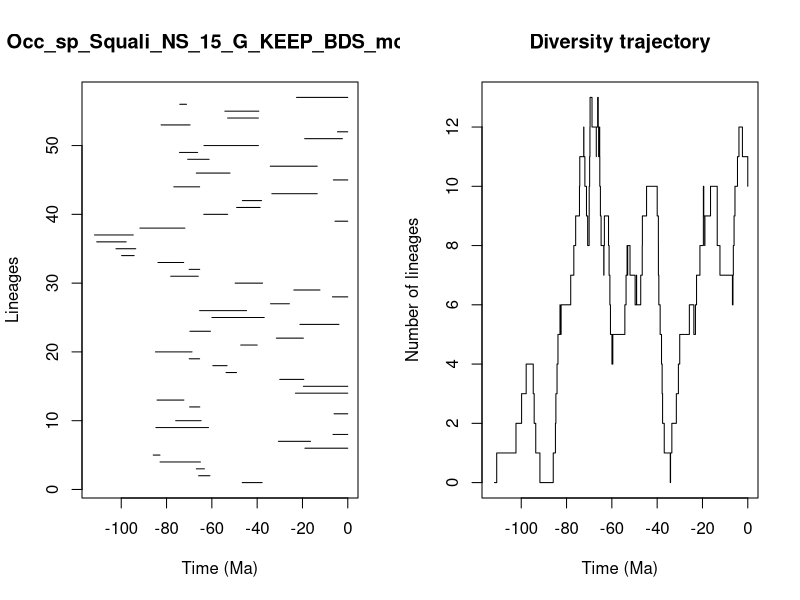

Reproduce this figure in R.


pdf(file='../Results/Species_NS/5_MA_bins_EP/pyrate_mcmc_logs/Occ_sp_Squali_NS_15_G_KEEP_BDS_mcmc_LTT.pdf',width=0.6*20, height=0.6*10)
title = "Occ_sp_Squali_NS_15_G_KEEP_BDS_mcmc"
ts=c(46.5907008780993, 65.83545462134924,66.86854328689205,82.8591594691181,85.87221831146387,18.92213768594786,30.624372311949912,6.534526399311129,84.70542573644396,75.97202056384286,6.049487008123511,69.8094201157682,84.1947304938648,23.104064893241603,19.607710168586166,30.036510197484095,53.72897045394231,59.56957569235469,70.00242055967168,84.90231472966643,47.25217712214238,31.53323313074085,69.66963987295422,21.120882522007467,59.96035613176851,65.3970965029832,34.08535254668569,6.774216955394818,23.806940964499947,49.72334163205605,78.15663152167242,70.03191466831396,83.78505830122481,99.84108915219363,102.32407730832163,110.82711366124194,111.80695004027221,91.75130728671469,5.653248943237074,63.571580869622046,49.06557845014899,46.52447251166839,33.515408250351044,76.7901938019352,6.380388315545833,66.8737515321344,34.21214537235785,70.6718078536093,74.29437713497224,63.48278803303391,19.023274748618693,4.542856802799452,82.39873370963849,53.052137030096056,54.260472228927085,74.15960394552016,22.616831743420267)
te=c(37.80212349375999, 60.86610579081894,63.30046012562162,65.05287984178811,82.89388868356869,0.0,16.445594087785032,0.0,61.46861239816885,64.74787558476068,0.0,65.31581965303863,72.3480636352886,0.0,0.0,19.426827142543694,49.11670158602245,53.283320682281065,65.3983594238832,68.75629658455692,39.98555673843775,19.598653282171284,60.6136090996631,3.895681913873656,36.876460419664355,44.676381103559066,25.79104851400544,0.0,12.281009526292479,37.603674395157796,66.00728961474206,65.36062614889435,72.42789736436234,94.28949120176505,93.59326335318582,97.81921689918771,94.70002190850416,71.90624929447642,0.0,52.99897969827322,38.680323784989746,38.07746674140337,13.485381546706181,65.39298958901904,0.0,51.98349881770727,13.486920934718848,61.21775331300218,66.27568391048277,39.446520316380656,2.3674314832612433,0.0,69.61079127911722,39.4659012868675,39.261044889073744,71.1995644223639,0.0)
div_traj=c(0, 1,2,3,4,3,2,1,0,1,2,3,4,5,6,5,6,7,8,9,10,11,12,11,10,9,8,9,10,11,12,13,12,11,12,13,12,11,12,11,12,11,10,9,8,7,8,9,8,7,6,5,4,5,6,7,8,7,8,7,6,7,6,7,8,9,10,9,8,7,6,5,4,3,2,1,0,1,2,3,4,5,6,5,6,7,8,9,10,9,8,9,10,9,8,7,6,7,8,9,10,11,12,11,10)
time_events=c(111.80695004027221, 110.82711366124194,102.32407730832163,99.84108915219363,97.81921689918771,94.70002190850416,94.28949120176505,93.59326335318582,91.75130728671469,85.87221831146387,84.90231472966643,84.70542573644396,84.1947304938648,83.78505830122481,82.89388868356869,82.8591594691181,82.39873370963849,78.15663152167242,76.7901938019352,75.97202056384286,74.29437713497224,74.15960394552016,72.42789736436234,72.3480636352886,71.90624929447642,71.1995644223639,70.6718078536093,70.03191466831396,70.00242055967168,69.8094201157682,69.66963987295422,69.61079127911722,68.75629658455692,66.8737515321344,66.86854328689205,66.27568391048277,66.00728961474206,65.83545462134924,65.3983594238832,65.3970965029832,65.39298958901904,65.36062614889435,65.31581965303863,65.05287984178811,64.74787558476068,63.571580869622046,63.48278803303391,63.30046012562162,61.46861239816885,61.21775331300218,60.86610579081894,60.6136090996631,59.96035613176851,59.56957569235469,54.260472228927085,53.72897045394231,53.283320682281065,53.052137030096056,52.99897969827322,51.98349881770727,49.72334163205605,49.11670158602245,49.06557845014899,47.25217712214238,46.5907008780993,46.52447251166839,44.676381103559066,39.98555673843775,39.4659012868675,39.446520316380656,39.261044889073744,38.680323784989746,38.07746674140337,37.80212349375999,37.603674395157796,36.876460419664355,34.21214537235785,34.08535254668569,33.515408250351044,31.53323313074085,30.624372311949912,30.036510197484095,25.79104851400544,23.806940964499947,23.104064893241603,22.616831743420267,21.120882522007467,19.607710168586166,19.598653282171284,19.426827142543694,19.023274748618693,18.92213768594786,16.445594087785032,13.486920934718848,13.485381546706181,12.281009526292479,6.774216955394818,6.534526399311129,6.380388315545833,6.049487008123511,5.653248943237074,4.542856802799452,3.895681913873656,2.3674314832612433,0.0)
                par(mfrow=c(1,2))
                L = length(ts)
                plot(ts, 1:L , xlim=c(-max(ts)-1,0), pch=20, type="n", main=title,xlab="Time (Ma)",ylab="Lineages")
                for (i in 1:L){segments(x0=-te[i],y0=i,x1=-ts[i],y1=i)}    
                t = -time_events
                plot(div_traj ~ t,type="s", main = "Diversity trajectory",xlab="Time (Ma)",ylab="Number of lineages",xlim=c(-max(ts)-1,0))
                abline(v=c(65,200,251,367,445),lty=2,col="gray")
                
